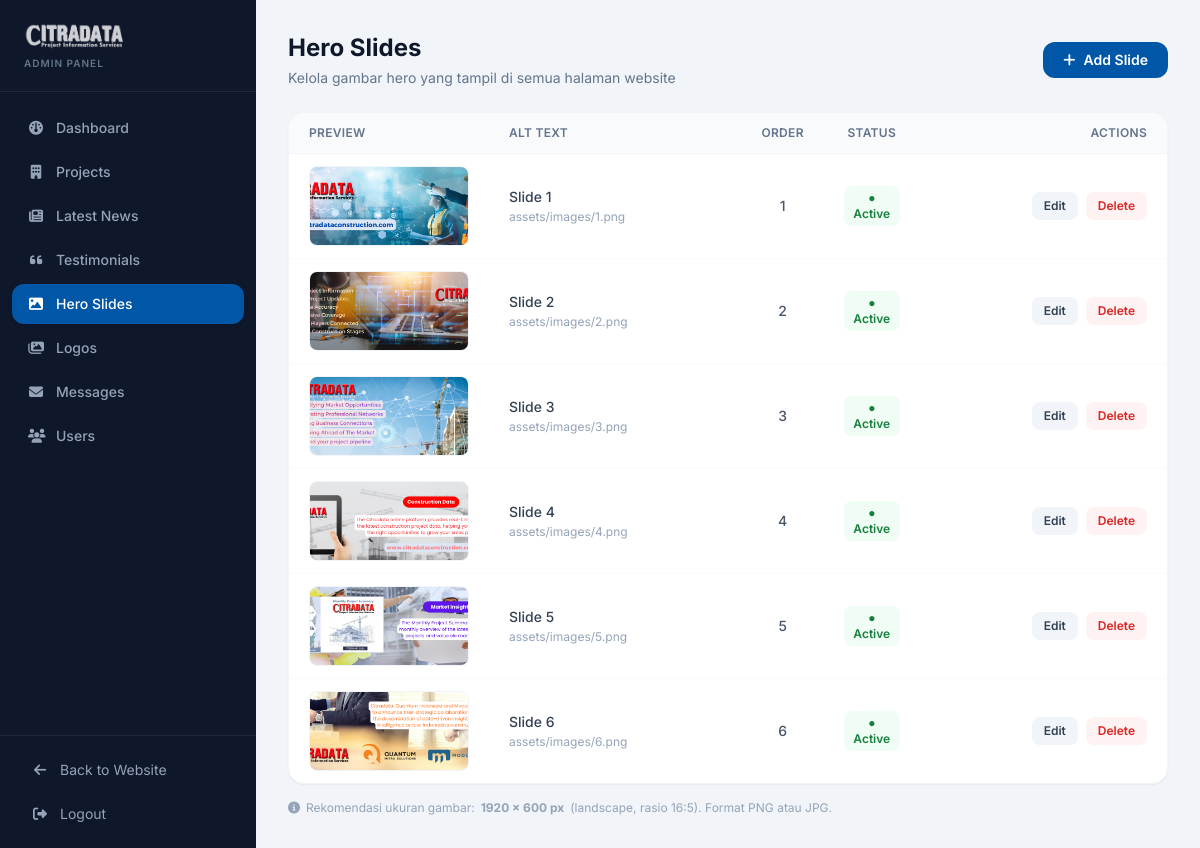
Page /citradata-php/admin/hero_slides.php (signed in) on the committed database.
### tables this page shows
CREATE TABLE `hero_slides` (
  `id` int UNSIGNED NOT NULL,
  `image_path` varchar(500) NOT NULL,
  `alt_text` varchar(255) DEFAULT NULL,
  `sort_order` int NOT NULL DEFAULT '0',
  `is_active` tinyint(1) NOT NULL DEFAULT '1',
  `created_at` timestamp NOT NULL DEFAULT CURRENT_TIMESTAMP,
  `updated_at` timestamp NOT NULL DEFAULT CURRENT_TIMESTAMP ON UPDATE CURRENT_TIMESTAMP
);

### citradata-php/includes/functions.php (called while the page is built, shortened)
<?php
function baseUrl(): string
{
    static $base = null;
    if ($base === null) {
        $projectRoot = str_replace('\\', '/', dirname(__DIR__));
        $docRoot     = str_replace('\\', '/', rtrim($_SERVER['DOCUMENT_ROOT'], '/\\'));
        $relative = '';
        if (str_starts_with($projectRoot, $docRoot)) {
            $relative = substr($projectRoot, strlen($docRoot));
        }
        $base = rtrim($relative, '/');
    }
    return $base;
}
function asset(string $path): string
{
    return baseUrl() . '/' . ltrim($path, '/');
}
function url(string $path): string
{
    return baseUrl() . '/' . ltrim($path, '/');
}
function e(string $str): string
{
    return htmlspecialchars($str, ENT_QUOTES, 'UTF-8');
}

### citradata-php/admin/hero_slides.php (the view, shortened to what this page needs)
<?php
require_once __DIR__ . '/../includes/functions.php';
$pdo        = getDbConnection();
$activePage = 'hero_slides';
$items = $pdo->query('SELECT * FROM hero_slides ORDER BY sort_order ASC, created_at ASC')->fetchAll();
require __DIR__ . '/includes/admin_head.php';
require __DIR__ . '/includes/admin_sidebar.php';
?>
<div class="flex-grow p-8 max-w-5xl">
    <div class="flex items-center justify-between mb-6">
        <div>
            <h1 class="text-2xl font-bold text-slate-900">Hero Slides</h1>
            <p class="text-sm text-slate-500 mt-1">Kelola gambar hero yang tampil di semua halaman website</p>
        </div>
        <a href="<?php echo url('admin/hero_slides.php?new=1'); ?>"
           class="px-5 py-2 bg-brandBlue text-white text-sm font-semibold rounded-xl hover:bg-blue-800 transition-colors flex items-center gap-2">
            <i class="fas fa-plus"></i> Add Slide
        </a>
    </div>
    <div class="bg-white rounded-2xl shadow-sm border border-slate-100 overflow-hidden">
        <table class="w-full text-sm">
            <thead class="bg-slate-50 border-b border-slate-100">
                <tr>
                    <th class="px-5 py-3 text-left font-semibold text-slate-500 text-xs uppercase tracking-wide w-48">Preview</th>
                    <th class="px-5 py-3 text-left font-semibold text-slate-500 text-xs uppercase tracking-wide">Alt Text</th>
                    <th class="px-5 py-3 text-center font-semibold text-slate-500 text-xs uppercase tracking-wide w-20">Order</th>
                    <th class="px-5 py-3 text-center font-semibold text-slate-500 text-xs uppercase tracking-wide w-24">Status</th>
                    <th class="px-5 py-3 text-right font-semibold text-slate-500 text-xs uppercase tracking-wide">Actions</th>
                </tr>
            </thead>
            <tbody class="divide-y divide-slate-50">
                <?php foreach ($items as $item): ?>
                <tr class="hover:bg-slate-50/50 transition-colors">
                    <td class="px-5 py-3">
                        <div class="w-40 h-20 rounded-lg overflow-hidden border border-slate-100 bg-slate-50">
                            <img src="<?php echo asset($item['image_path']); ?>"
                                 alt="<?php echo e($item['alt_text'] ?? ''); ?>"
                                 class="w-full h-full object-cover"
                                 onerror="this.style.display='none'">
                        </div>
                    </td>
                    <td class="px-5 py-3">
                        <p class="font-medium text-slate-700"><?php echo e($item['alt_text'] ?: '—'); ?></p>
                        <p class="text-slate-400 text-xs mt-0.5 truncate max-w-[200px]"><?php echo e($item['image_path']); ?></p>
                    </td>
                    <td class="px-5 py-3 text-center text-slate-600 font-medium"><?php echo $item['sort_order']; ?></td>
                    <td class="px-5 py-3 text-center">
                        <a href="<?php echo url('admin/hero_slides.php?action=toggle&id=' . $item['id']); ?>"
                           class="inline-flex px-2 py-1 rounded-lg text-xs font-semibold cursor-pointer
                               <?php echo $item['is_active'] ? 'bg-green-50 text-green-700 hover:bg-green-100' : 'bg-slate-100 text-slate-400 hover:bg-slate-200'; ?> transition-colors">
                            <?php echo $item['is_active'] ? '● Active' : '○ Hidden'; ?>
                        </a>
                    </td>
                    <td class="px-5 py-3 text-right">
                        <div class="flex items-center justify-end gap-2">
                            <a href="<?php echo url('admin/hero_slides.php?edit=' . $item['id']); ?>"
                               class="px-3 py-1.5 bg-slate-100 text-slate-700 text-xs font-semibold rounded-lg hover:bg-slate-200 transition-colors">
                                Edit
                            </a>
                            <a href="<?php echo url('admin/hero_slides.php?action=delete&id=' . $item['id']); ?>"
                               onclick="return confirm('Hapus slide ini?')"
                               class="px-3 py-1.5 bg-red-50 text-red-600 text-xs font-semibold rounded-lg hover:bg-red-100 transition-colors">
                                Delete
                            </a>
                        </div>
                    </td>
                </tr>
                <?php endforeach; ?>
            </tbody>
        </table>
    </div>
    <p class="text-xs text-slate-400 mt-4 flex items-center gap-1.5">
        <i class="fas fa-circle-info"></i>
        Rekomendasi ukuran gambar: <strong>1920 × 600 px</strong> (landscape, rasio 16:5). Format PNG atau JPG.
    </p>
</div>
</body>
</html>

### citradata-php/admin/includes/admin_head.php (shortened to what this page needs)
<!DOCTYPE html>
<html lang="en" class="scroll-smooth">
<head>
    <link rel="stylesheet" href="https://cdnjs.cloudflare.com/ajax/libs/font-awesome/6.5.0/css/all.min.css"/>
    <script src="https://cdn.tailwindcss.com"></script>
</head>
<body class="bg-slate-100 text-slate-800 antialiased min-h-screen flex">

### citradata-php/admin/includes/admin_sidebar.php (shortened to what this page needs)
<?php
$nav = [
    ['href' => url('admin/index.php'),       'icon' => 'fa-gauge',      'label' => 'Dashboard',    'key' => 'dashboard'],
    ['href' => url('admin/projects.php'),    'icon' => 'fa-building',   'label' => 'Projects',     'key' => 'projects'],
    ['href' => url('admin/news.php'),        'icon' => 'fa-newspaper',  'label' => 'Latest News',  'key' => 'news'],
    ['href' => url('admin/testimonials.php'),'icon' => 'fa-quote-left', 'label' => 'Testimonials', 'key' => 'testimonials'],
    ['href' => url('admin/hero_slides.php'), 'icon' => 'fa-image',      'label' => 'Hero Slides',  'key' => 'hero_slides'],
    ['href' => url('admin/logos.php'),       'icon' => 'fa-images',     'label' => 'Logos',        'key' => 'logos'],
    ['href' => url('admin/messages.php'),    'icon' => 'fa-envelope',   'label' => 'Messages',     'key' => 'messages'],
    ['href' => url('admin/users.php'),       'icon' => 'fa-users',      'label' => 'Users',        'key' => 'users'],
];
?>
<aside class="w-64 min-h-screen bg-slate-900 text-slate-300 flex flex-col shrink-0">
    <div class="px-6 py-5 border-b border-slate-800">
        <img src="<?php echo asset('assets/images/citradata-logo.png'); ?>" alt="Citradata" class="h-8 object-contain filter brightness-0 invert opacity-80 mb-1">
        <p class="text-[10px] text-slate-500 uppercase tracking-widest font-semibold">Admin Panel</p>
    </div>
    <nav class="flex-grow px-3 py-4 space-y-1">
        <?php foreach ($nav as $item): ?>
        <a href="<?php echo $item['href']; ?>"
           class="flex items-center gap-3 px-4 py-2.5 rounded-xl text-sm font-medium transition-colors
                  <?php echo $activePage === $item['key'] ? 'bg-brandBlue text-white shadow' : 'text-slate-400 hover:bg-slate-800 hover:text-white'; ?>">
            <i class="fas <?php echo $item['icon']; ?> w-4 text-center"></i>
            <?php echo $item['label']; ?>
        </a>
        <?php endforeach; ?>
    </nav>
    <div class="px-4 py-4 border-t border-slate-800 space-y-2">
        <a href="<?php echo url('index.php'); ?>" class="flex items-center gap-3 px-4 py-2 rounded-xl text-sm text-slate-400 hover:bg-slate-800 hover:text-white transition-colors">
            <i class="fas fa-arrow-left w-4 text-center"></i> Back to Website
        </a>
        <a href="<?php echo url('includes/logout.php'); ?>" class="flex items-center gap-3 px-4 py-2 rounded-xl text-sm text-slate-400 hover:bg-red-900/30 hover:text-red-400 transition-colors">
            <i class="fas fa-right-from-bracket w-4 text-center"></i> Logout
        </a>
    </div>
</aside>

### rows in the picture
hero_slides: image_path (picture), alt_text "Slide 1", image_path "assets/images/1.png", sort_order "1", is_active "● Active"
hero_slides: image_path (picture), alt_text "Slide 2", image_path "assets/images/2.png", sort_order "2", is_active "● Active"
hero_slides: image_path (picture), alt_text "Slide 3", image_path "assets/images/3.png", sort_order "3", is_active "● Active"
hero_slides: image_path (picture), alt_text "Slide 4", image_path "assets/images/4.png", sort_order "4", is_active "● Active"
hero_slides: image_path (picture), alt_text "Slide 5", image_path "assets/images/5.png", sort_order "5", is_active "● Active"
hero_slides: image_path (picture), alt_text "Slide 6", image_path "assets/images/6.png", sort_order "6", is_active "● Active"

### other values in the picture
$item['label'] "Dashboard"
$item['label'] "Projects"
$item['label'] "Latest News"
$item['label'] "Testimonials"
$item['label'] "Hero Slides"
$item['label'] "Logos"
$item['label'] "Messages"
$item['label'] "Users"
